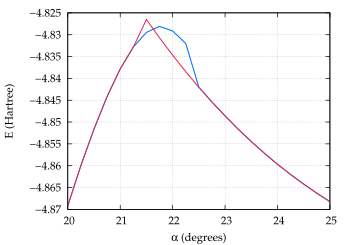

Recreate this plot in gnuplot.
set term postscript enhanced eps color "Palatino" 16
set size 0.7, 0.7
set encoding iso

# Set line styles
set style line  1 lt 1 lw 3 lc rgb "#0070FF" pt 6    # blue
set style line  2 lt 1 lw 3 lc rgb "#E52B50" pt 6    # red
set style line  3 lt 1 lw 3 lc rgb "#009A63" pt 6    # green
set style line  4 lt 1 lw 3 lc rgb "#702963" pt 6    # purple
set style line  5 lt 1 lw 3 lc rgb "#F28500" pt 6    # orange
set style line  6 lt 1 lw 3 lc rgb "#00BFFF" pt 6    # deep sky blue
set style line  7 lt 1 lw 3 lc rgb "#FF91A4" pt 6    # pink
set style line  8 lt 1 lw 3 lc rgb "#50C878" pt 6    # light green
set style line  9 lt 1 lw 3 lc rgb "#C9A0DC" pt 6    # lavender
set style line 10 lt 1 lw 3 lc rgb "#000000" pt 6    # black
set style line 11 lt 2 lw 3 lc rgb "#0070FF" pt 6    # blue
set style line 12 lt 2 lw 3 lc rgb "#E52B50" pt 6    # red
set style line 13 lt 2 lw 3 lc rgb "#009A63" pt 6    # green
set style line 14 lt 2 lw 3 lc rgb "#702963" pt 6    # purple
set style line 15 lt 2 lw 3 lc rgb "#F28500" pt 6    # orange
set style line 16 lt 2 lw 3 lc rgb "#00BFFF" pt 6    # deep sky blue
set style line 17 lt 2 lw 3 lc rgb "#FF91A4" pt 6    # pink
set style line 18 lt 2 lw 3 lc rgb "#50C878" pt 6    # light green
set style line 19 lt 2 lw 3 lc rgb "#C9A0DC" pt 6    # lavender
set style line 20 lt 2 lw 3 lc rgb "#000000" pt 6    # black
set style line 100 lt 1 lw 1 lc rgb "#FFFFFF"

set xlabel "{/Symbol a} (degrees)"
set ylabel "E (Hartree)"
unset key
set grid xtics x2tics ytics

set output "h10_UHFsolns_closer.eps"
set xrange [20:25]
set yrange [*:*]
plot "h10UHFE" u 1:3 w l ls 1,  \
     "h10UHFE_isoln" u 1:3 w l ls 2
